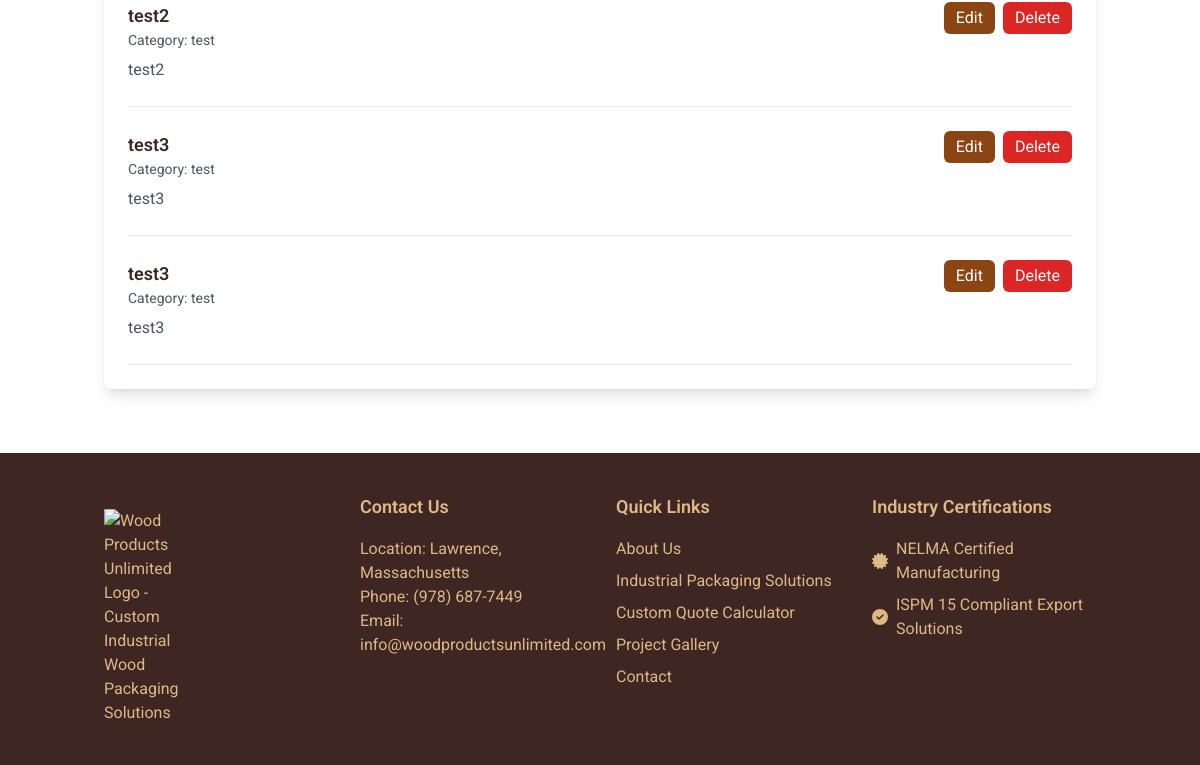
The page /admin/products (signed in, lower part) on the database as committed earlier.
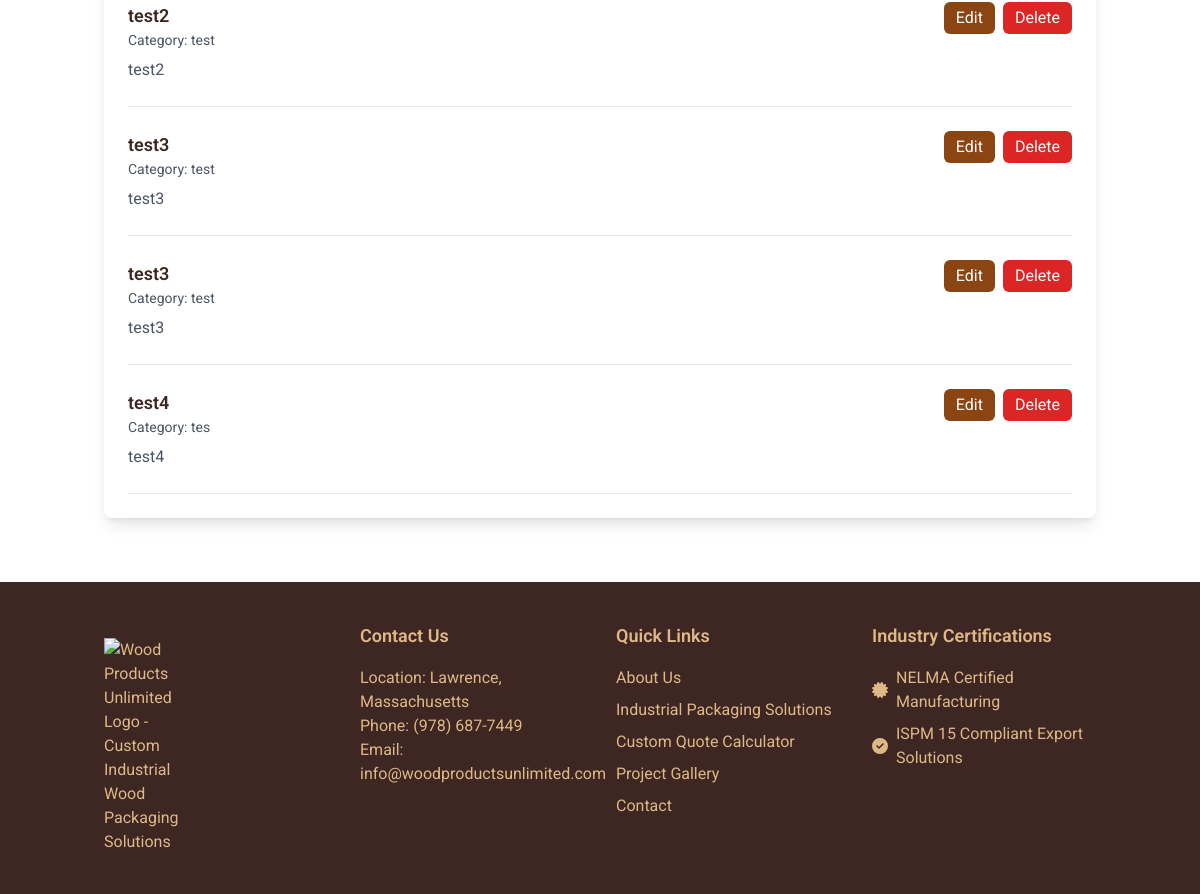
The same page on the database as committed later.
### models.py (models this page shows)
class Product(db.Model):
    id = db.Column(db.Integer, primary_key=True)
    name = db.Column(db.String(100), nullable=False)
    description = db.Column(db.Text, nullable=False)
    category = db.Column(db.String(50), nullable=False)
    package_type = db.Column(db.String(50), nullable=True)  # Added package_type field
    image_url = db.Column(db.String(200), nullable=False)
    price = db.Column(db.Float, nullable=False)
    created_at = db.Column(db.DateTime, default=datetime.utcnow)

### routes/admin/routes.py (the view)
@admin.route('/products')
@login_required
@log_route_access('admin_products')
@handle_exceptions
def products():
    products = Product.query.all()
    return render_template('admin/products.html', products=products)

### app.py (called while the page is built)
@login_manager.user_loader
def load_user(user_id):
    from models import Admin
    return Admin.query.get(int(user_id))

### routes/admin/routes.py (called while the page is built)
@admin.before_request
def verify_admin():
    if not current_user.is_authenticated:
        current_app.logger.warning(
            f'Unauthorized dashboard access attempt from {request.remote_addr}'
        )
        flash('Please log in to access the admin dashboard', 'error')
        return redirect(url_for('auth.login'))

@admin.before_request
def verify_db():
    try:
        db.session.query(Admin).first()
    except Exception as e:
        current_app.logger.error(f'Database connection error: {str(e)}')
        return render_template('errors/500.html'), 500

@admin.before_request
def log_request_info():
    current_app.logger.debug(
        'Admin Route Request:\n'
        f'Path: {request.path}\n'
        f'Method: {request.method}\n'
        f'User: {current_user.username if not current_user.is_anonymous else "anonymous"}\n'
        f'IP: {request.remote_addr}\n'
        f'User Agent: {request.user_agent.string}')

### routes/utils/error_handlers.py (called while the page is built)
def log_route_access(route_name: str) -> Callable:
    def decorator(f: Callable) -> Callable:
        @wraps(f)
        def wrapper(*args: Any, **kwargs: Any) -> Any:
            access_details = {
                'route': route_name,
                'user': current_user.username if not current_user.is_anonymous else 'anonymous',
                'method': request.method,
                'url': request.url,
                'ip': request.remote_addr,
                'user_agent': request.user_agent.string
            }
            current_app.logger.info(
                'Route access: %(route)s\nUser: %(user)s\nMethod: %(method)s\nURL: %(url)s\nIP: %(ip)s\nUser Agent: %(user_agent)s',
                access_details
            )
            return f(*args, **kwargs)
        return wrapper
    return decorator

### templates/admin/products.html (shortened to what this page needs)
{% extends "base.html" %}
{% block content %}
<div class="container mx-auto px-4 py-16">
    <div class="max-w-6xl mx-auto">
        <div class="bg-white rounded-lg shadow-lg p-6">
            <div class="space-y-6">
                {% for product in products %}
                <div class="border-b border-gray-200 pb-6">
                    <div class="flex justify-between items-start">
                        <div class="flex-1">
                            <h3 class="text-lg font-semibold">{{ product.name }}</h3>
                            <p class="text-sm text-gray-600 mb-2">Category: {{ product.category }}</p>
                            <p class="text-gray-600">{{ product.description }}</p>
                        </div>
                        <div class="flex space-x-2">
                            <a href="{{ url_for('admin.admin_products.edit_product', id=product.id) }}" class="bg-wood-brown text-white px-3 py-1 rounded-md hover:bg-wood-dark">Edit</a>
                            <form method="POST" action="{{ url_for('admin.admin_products.delete_product', id=product.id) }}" class="inline">
                                <button type="submit" class="bg-red-600 text-white px-3 py-1 rounded-md hover:bg-red-700" onclick="return confirm('Are you sure you want to delete this product?')">Delete</button>
                            </form>
                        </div>
                    </div>
                </div>
                {% endfor %}
            </div>
        </div>
    </div>
</div>
{% endblock %}

### templates/base.html (shortened to what this page needs)
<!doctype html>
<html lang="en">
    <head>
        <link
            href="{{ url_for('static', filename='css/tailwind.css') }}"
            rel="stylesheet"
        />
        <link
            href="{{ url_for('static', filename='css/custom.css') }}"
            rel="stylesheet"
        />
    </head>
    <body class="flex flex-col min-h-screen bg-white text-wood-dark">
         {% block content %}{% endblock %}
        <footer class="bg-wood-dark text-wood-light mt-auto py-10">
            <div class="container mx-auto px-4">
                <div class="grid grid-cols-1 md:grid-cols-4 gap-8">
                    <div>
                        <picture>
                            <source srcset="{{ url_for('static', filename='images/wpulogo350.webp') }}" type="image/webp">
                            <img src="{{ url_for('static', filename='images/wpulogo350.png') }}"
                                class="max-w-24 mt-4"
                                alt="Wood Products Unlimited Logo - Custom Industrial Wood Packaging Solutions"
                                loading="eager"
                                fetchpriority="high"
                                decoding="sync"
                            />
                        </picture>
                    </div>
                    <div>
                        <h2 class="text-lg font-semibold mb-4">Contact Us</h2>
                        <p>
                            Location: Lawrence, Massachusetts<br />
                            Phone: (978) 687-7449<br />
                            Email: info@woodproductsunlimited.com
                        </p>
                    </div>
                    <div>
                        <h2 class="text-lg font-semibold mb-4">Quick Links</h2>
                        <ul class="space-y-2">
                            <li>
                                <a href="/about" class="hover:text-wood-accent"
                                    >About Us</a
                                >
                            </li>
                            <li>
                                <a
                                    href="/products"
                                    class="hover:text-wood-accent"
                                    >Industrial Packaging Solutions</a
                                >
                            </li>
                            <li>
                                <a href="/quote" class="hover:text-wood-accent"
                                    >Custom Quote Calculator</a
                                >
                            </li>
                            <li>
                                <a
                                    href="/gallery"
                                    class="hover:text-wood-accent"
                                    >Project Gallery</a
                                >
                            </li>
                            <li>
                                <a
                                    href="/contact"
                                    class="hover:text-wood-accent"
                                    >Contact</a
                                >
                            </li>
                        </ul>
                    </div>
                    <div>
                        <h2 class="text-lg font-semibold mb-4">
                            Industry Certifications
                        </h2>
                        <ul class="space-y-2">
                            <li class="flex items-center">
                                <i class="fas fa-certificate mr-2"></i>NELMA
                                Certified Manufacturing
                            </li>
                            <li class="flex items-center">
                                <i class="fas fa-check-circle mr-2"></i>ISPM 15
                                Compliant Export Solutions
                            </li>
                        </ul>
                    </div>
                </div>
            </div>
        </footer>
    </body>
</html>

Rows that differ between the two databases and show on the page:
added Product: name "test4", category "tes", description "test4"
